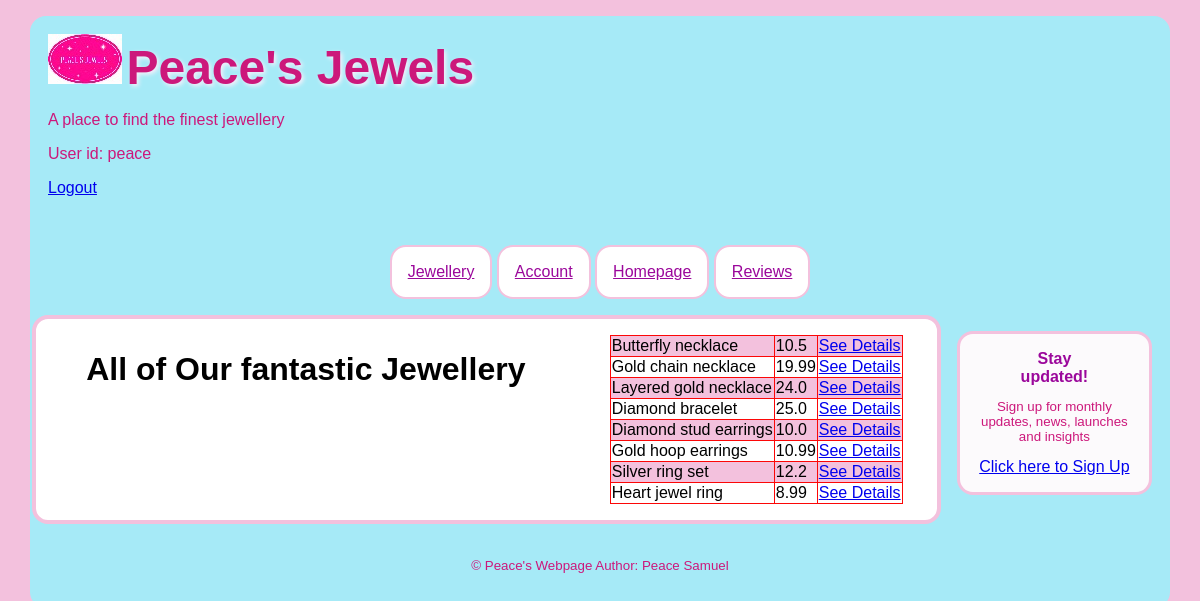
The app's page /products (signed in) with its own data.
### tables this page shows
CREATE TABLE jewellery
(
    jewellery_id INTEGER PRIMARY KEY AUTOINCREMENT,
    name TEXT NOT NULL,
    price REAL NOT NULL,
    description TEXT NOT NULL
);

### app.py (the view)
@app.route("/products")
def products():
    db = get_db()
    jewellery = db.execute("""SELECT * FROM jewellery;""").fetchall()
    return render_template("products.html", jewellery=jewellery)

### app.py (called while the page is built)
@app.before_request
def load_logged_in_user():
    g.user = session.get("user_id", None)

### database.py (called while the page is built)
def get_db():
    if "db" not in g:
        g.db = sqlite3.connect(DATABASE,
            detect_types=sqlite3.PARSE_DECLTYPES
        )
        g.db.row_factory = sqlite3.Row
    return g.db

### ca1/templates/products.html
{% extends "base.html" %}
{% block main %}
<h1>All of Our fantastic Jewellery</h1>
<table>
    {% for jewel in jewellery %}
    <tr>
        <td>{{ jewel["name"] }}</td>
        <td>{{ jewel["price"] }}</td>
        <td>
            <a href="{{ url_for('jewel',jewellery_id=jewel['jewellery_id'] ) }}">See Details</a>
        </td>
    </tr>
    {% endfor %}
</table>
{% endblock %}

### ca1/static/styles.css (style rules this page uses)
*, *:before,*:after { box-sizing: border-box; }
:root { --base-bgcolor: rgb(243, 193, 221); --main-color: rgb(204, 24, 123); --main-bgcolor: rgb(166, 234, 247); --component-color: black; --component-bgcolor:white; --special-textcolor: rgb(155, 7, 155); font-family:'Franklin Gothic Medium', 'Arial Narrow', Arial, sans-serif; font-size: 16px; }
html { background-color: var(--base-bgcolor); }
body { color: var(--main-color); background-color: var(--main-bgcolor); border: solid 2px var(--main-bgcolor); border-radius: 2rem; width: 80%; margin: 0 auto; }
table { border-collapse: collapse; }
td, th { border: 1px solid rgb(252, 7, 7) }
@media (hover: none) { tr:nth-child(odd) { background-color: var(--base-bgcolor); } }
main >*, main >section>* { margin: 1rem; padding: 1rem; }
@media screen and (min-width: 300px) { body { border-radius: 1rem; width: 95%; margin: auto auto; } }
@media screen and (min-width: 450px) { body { border-radius: 1rem; width: 95%; margin: 1rem auto; } }
@media screen and  (min-width: 1000px) { body { display: grid; grid-template-columns: 80% 20%; grid-template-rows: auto; grid-template-areas: "upper-top upper-top" "lower-top lower-top" "middle-left middle-right" "bottom bottom"; } }

### records on screen
jewellery: name "Butterfly necklace", price "10.5"
jewellery: name "Gold chain necklace", price "19.99"
jewellery: name "Layered gold necklace", price "24.0"
jewellery: name "Diamond bracelet", price "25.0"
jewellery: name "Diamond stud earrings", price "10.0"
jewellery: name "Gold hoop earrings", price "10.99"
jewellery: name "Silver ring set", price "12.2"
jewellery: name "Heart jewel ring", price "8.99"

### other values on screen
{{ g.user }} "peace"
